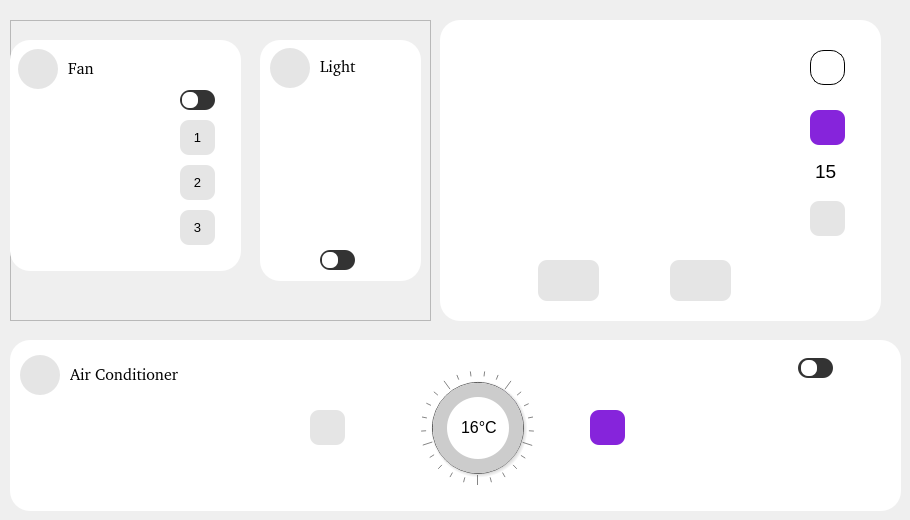
    <widget class="QWidget" name="page">
     <widget class="QFrame" name="frame_7">
      <property name="geometry">
       <rect>
        <x>440</x>
        <y>20</y>
        <width>441</width>
        <height>301</height>
       </rect>
      </property>
      <property name="styleSheet">
       <string notr="true">background-color: #fff;
border-radius: 20px;</string>
      </property>
      <property name="frameShape">
       <enum>QFrame::StyledPanel</enum>
      </property>
      <property name="frameShadow">
       <enum>QFrame::Raised</enum>
      </property>
      <widget class="QLabel" name="label_4">
       <property name="geometry">
        <rect>
         <x>30</x>
         <y>30</y>
         <width>341</width>
         <height>211</height>
        </rect>
       </property>
       <property name="text">
        <string/>
       </property>
       <property name="pixmap">
        <pixmap>C:/Users/Administrator/Downloads/tivi (1).jpg</pixmap>
       </property>
      </widget>
      <widget class="QPushButton" name="btn_on_tivi">
       <property name="geometry">
        <rect>
         <x>370</x>
         <y>30</y>
         <width>35</width>
         <height>35</height>
        </rect>
       </property>
       <property name="font">
        <font>
         <pointsize>9</pointsize>
        </font>
       </property>
       <property name="styleSheet">
        <string notr="true">border:1px solid #000;
border-radius:14px;
background-color: #fff;</string>
       </property>
       <property name="text">
        <string/>
       </property>
       <property name="icon">
        <iconset resource="rsc.qrc">
         <normaloff>:/icon/icon/power.svg</normaloff>:/icon/icon/power.svg</iconset>
       </property>
       <property name="iconSize">
        <size>
         <width>20</width>
         <height>20</height>
        </size>
       </property>
      </widget>
      <widget class="QPushButton" name="lb_prechannel_living">
       <property name="geometry">
        <rect>
         <x>98</x>
         <y>240</y>
         <width>61</width>
         <height>41</height>
        </rect>
       </property>
       <property name="font">
        <font>
         <pointsize>9</pointsize>
        </font>
       </property>
       <property name="styleSheet">
        <string notr="true">background:#e5e5e5;
border-radius:9px;</string>
       </property>
       <property name="text">
        <string/>
       </property>
       <property name="icon">
        <iconset resource="rsc.qrc">
         <normaloff>:/icon/icon/chevrons-left.svg</normaloff>:/icon/icon/chevrons-left.svg</iconset>
       </property>
       <property name="iconSize">
        <size>
         <width>25</width>
         <height>25</height>
        </size>
       </property>
      </widget>
      <widget class="QPushButton" name="btn_up_voltivi">
       <property name="geometry">
        <rect>
         <x>370</x>
         <y>90</y>
         <width>35</width>
         <height>35</height>
        </rect>
       </property>
       <property name="font">
        <font>
         <pointsize>9</pointsize>
        </font>
       </property>
       <property name="styleSheet">
        <string notr="true">background:#8624db;
border-radius:9px;</string>
       </property>
       <property name="text">
        <string/>
       </property>
       <property name="icon">
        <iconset resource="rsc.qrc">
         <normaloff>:/icon/icon/chevron-up.svg</normaloff>:/icon/icon/chevron-up.svg</iconset>
       </property>
       <property name="iconSize">
        <size>
         <width>20</width>
         <height>20</height>
        </size>
       </property>
      </widget>
      <widget class="QPushButton" name="btn_down_voltivi">
       <property name="geometry">
        <rect>
         <x>370</x>
         <y>181</y>
         <width>35</width>
         <height>35</height>
        </rect>
       </property>
       <property name="font">
        <font>
         <pointsize>9</pointsize>
        </font>
       </property>
       <property name="styleSheet">
        <string notr="true">background:#e5e5e5;
border-radius:9px;</string>
       </property>
       <property name="text">
        <string/>
       </property>
       <property name="icon">
        <iconset resource="rsc.qrc">
         <normaloff>:/icon/icon/chevron-down.svg</normaloff>:/icon/icon/chevron-down.svg</iconset>
       </property>
       <property name="iconSize">
        <size>
         <width>16</width>
         <height>16</height>
        </size>
       </property>
      </widget>
      <widget class="QLabel" name="lb_vol_tivi">
       <property name="geometry">
        <rect>
         <x>375</x>
         <y>134</y>
         <width>31</width>
         <height>35</height>
        </rect>
       </property>
       <property name="font">
        <font>
         <pointsize>14</pointsize>
        </font>
       </property>
       <property name="text">
        <string>15</string>
       </property>
       <property name="textFormat">
        <enum>Qt::MarkdownText</enum>
       </property>
       <property name="margin">
        <number>0</number>
       </property>
      </widget>
      <widget class="QPushButton" name="lb_nextchannel_living">
       <property name="geometry">
        <rect>
         <x>230</x>
         <y>240</y>
         <width>61</width>
         <height>41</height>
        </rect>
       </property>
       <property name="font">
        <font>
         <pointsize>9</pointsize>
        </font>
       </property>
       <property name="styleSheet">
        <string notr="true">background:#e5e5e5;
border-radius:9px;</string>
       </property>
       <property name="text">
        <string/>
       </property>
       <property name="icon">
        <iconset resource="rsc.qrc">
         <normaloff>:/icon/icon/chevrons-right.svg</normaloff>:/icon/icon/chevrons-right.svg</iconset>
       </property>
       <property name="iconSize">
        <size>
         <width>25</width>
         <height>25</height>
        </size>
       </property>
      </widget>
      <widget class="QLabel" name="label_3">
       <property name="geometry">
        <rect>
         <x>42</x>
         <y>42</y>
         <width>294</width>
         <height>160</height>
        </rect>
       </property>
       <property name="styleSheet">
        <string notr="true">border-radius: 0px;</string>
       </property>
       <property name="text">
        <string/>
       </property>
      </widget>
     </widget>
     <widget class="QFrame" name="frame_8">
      <property name="geometry">
       <rect>
        <x>10</x>
        <y>20</y>
        <width>421</width>
        <height>301</height>
       </rect>
      </property>
      <property name="frameShape">
       <enum>QFrame::StyledPanel</enum>
      </property>
      <property name="frameShadow">
       <enum>QFrame::Raised</enum>
      </property>
      <widget class="QFrame" name="frame_9">
       <property name="geometry">
        <rect>
         <x>0</x>
         <y>20</y>
         <width>231</width>
         <height>231</height>
        </rect>
       </property>
       <property name="styleSheet">
        <string notr="true">background-color: #fff;
border-radius: 20px;</string>
       </property>
       <property name="frameShape">
        <enum>QFrame::StyledPanel</enum>
       </property>
       <property name="frameShadow">
        <enum>QFrame::Raised</enum>
       </property>
       <widget class="QPushButton" name="btn_fan_living">
        <property name="geometry">
         <rect>
          <x>172</x>
          <y>52</y>
          <width>16</width>
          <height>16</height>
         </rect>
        </property>
        <property name="styleSheet">
         <string notr="true">border-radius:7px;
background-color: #fff;</string>
        </property>
        <property name="text">
         <string/>
        </property>
       </widget>
       <widget class="QLabel" name="lb_fan_living">
        <property name="geometry">
         <rect>
          <x>170</x>
          <y>50</y>
          <width>35</width>
          <height>20</height>
         </rect>
        </property>
        <property name="styleSheet">
         <string notr="true">background:#333;
border-radius:10px;</string>
        </property>
        <property name="text">
         <string/>
        </property>
       </widget>
       <widget class="QLabel" name="lb_img_fan_living">
        <property name="geometry">
         <rect>
          <x>14</x>
          <y>70</y>
          <width>141</width>
          <height>138</height>
         </rect>
        </property>
        <property name="styleSheet">
         <string notr="true">image: url(:/img/img/fan_off.png)</string>
        </property>
        <property name="text">
         <string/>
        </property>
       </widget>
       <widget class="QPushButton" name="btn_mode1_fan_living">
        <property name="geometry">
         <rect>
          <x>170</x>
          <y>80</y>
          <width>35</width>
          <height>35</height>
         </rect>
        </property>
        <property name="font">
         <font>
          <pointsize>10</pointsize>
         </font>
        </property>
        <property name="styleSheet">
         <string notr="true">background-color:#e5e5e5;
color: #000;
border-radius:9px;</string>
        </property>
        <property name="text">
         <string>1</string>
        </property>
        <property name="iconSize">
         <size>
          <width>20</width>
          <height>20</height>
         </size>
        </property>
       </widget>
       <widget class="QPushButton" name="btn_mode2_fan_living">
        <property name="geometry">
         <rect>
          <x>170</x>
          <y>125</y>
          <width>35</width>
          <height>35</height>
         </rect>
        </property>
        <property name="font">
         <font>
          <pointsize>10</pointsize>
         </font>
        </property>
        <property name="styleSheet">
         <string notr="true">background-color:#e5e5e5;
color: #000;
border-radius:9px;</string>
        </property>
        <property name="text">
         <string>2</string>
        </property>
        <property name="iconSize">
         <size>
          <width>20</width>
          <height>20</height>
         </size>
        </property>
       </widget>
       <widget class="QPushButton" name="btn_mode3_fan_living">
        <property name="geometry">
         <rect>
          <x>170</x>
          <y>170</y>
          <width>35</width>
          <height>35</height>
         </rect>
        </property>
        <property name="font">
         <font>
          <pointsize>10</pointsize>
         </font>
        </property>
        <property name="styleSheet">
         <string notr="true">background-color:#e5e5e5;
color: #000;
border-radius:9px;</string>
        </property>
        <property name="text">
         <string>3</string>
        </property>
        <property name="iconSize">
         <size>
          <width>20</width>
          <height>20</height>
         </size>
        </property>
       </widget>
       <widget class="QFrame" name="frame_32">
        <property name="geometry">
         <rect>
          <x>8</x>
          <y>4</y>
          <width>111</width>
          <height>51</height>
         </rect>
        </property>
        <property name="frameShape">
         <enum>QFrame::StyledPanel</enum>
        </property>
        <property name="frameShadow">
         <enum>QFrame::Raised</enum>
        </property>
        <widget class="QLabel" name="label_53">
         <property name="geometry">
          <rect>
           <x>0</x>
           <y>5</y>
           <width>40</width>
           <height>40</height>
          </rect>
         </property>
         <property name="styleSheet">
          <string notr="true">background-color: #e5e5e5;
border-radius:20px;</string>
         </property>
         <property name="text">
          <string/>
         </property>
        </widget>
        <widget class="QLabel" name="label_54">
         <property name="geometry">
          <rect>
           <x>10</x>
           <y>15</y>
           <width>21</width>
           <height>21</height>
          </rect>
         </property>
         <property name="styleSheet">
          <string notr="true">background-color: #e5e5e5;</string>
         </property>
         <property name="text">
          <string/>
         </property>
         <property name="pixmap">
          <pixmap resource="rsc.qrc">:/img/img/fan.png</pixmap>
         </property>
        </widget>
        <widget class="QLabel" name="label_55">
         <property name="geometry">
          <rect>
           <x>50</x>
           <y>14</y>
           <width>31</width>
           <height>20</height>
          </rect>
         </property>
         <property name="font">
          <font>
           <family>#9Slide03 Ample</family>
           <pointsize>12</pointsize>
          </font>
         </property>
         <property name="text">
          <string>Fan</string>
         </property>
        </widget>
       </widget>
       <zorder>lb_fan_living</zorder>
       <zorder>btn_fan_living</zorder>
       <zorder>lb_img_fan_living</zorder>
       <zorder>btn_mode1_fan_living</zorder>
       <zorder>btn_mode2_fan_living</zorder>
       <zorder>btn_mode3_fan_living</zorder>
       <zorder>frame_32</zorder>
      </widget>
      <widget class="QFrame" name="frame_10">
       <property name="geometry">
        <rect>
         <x>250</x>
         <y>20</y>
         <width>161</width>
         <height>241</height>
        </rect>
       </property>
       <property name="styleSheet">
        <string notr="true">background-color: #fff;
border-radius: 20px;</string>
       </property>
       <property name="frameShape">
        <enum>QFrame::StyledPanel</enum>
       </property>
       <property name="frameShadow">
        <enum>QFrame::Raised</enum>
       </property>
       <widget class="QPushButton" name="btn_light_living">
        <property name="geometry">
         <rect>
          <x>62</x>
          <y>212</y>
          <width>16</width>
          <height>16</height>
         </rect>
        </property>
        <property name="styleSheet">
         <string notr="true">border-radius:7px;
background-color: #fff;</string>
        </property>
        <property name="text">
         <string/>
        </property>
       </widget>
       <widget class="QLabel" name="lb_light_living">
        <property name="geometry">
         <rect>
          <x>60</x>
          <y>210</y>
          <width>35</width>
          <height>20</height>
         </rect>
        </property>
        <property name="styleSheet">
         <string notr="true">background:#333;
border-radius:10px;</string>
        </property>
        <property name="text">
         <string/>
        </property>
       </widget>
       <widget class="QLabel" name="lb_img_light_living">
        <property name="geometry">
         <rect>
          <x>10</x>
          <y>50</y>
          <width>141</width>
          <height>141</height>
         </rect>
        </property>
        <property name="styleSheet">
         <string notr="true">image: url(:/img/img/lamp_off.png)</string>
        </property>
        <property name="text">
         <string/>
        </property>
       </widget>
       <widget class="QFrame" name="frame_31">
        <property name="geometry">
         <rect>
          <x>10</x>
          <y>3</y>
          <width>111</width>
          <height>51</height>
         </rect>
        </property>
        <property name="frameShape">
         <enum>QFrame::StyledPanel</enum>
        </property>
        <property name="frameShadow">
         <enum>QFrame::Raised</enum>
        </property>
        <widget class="QLabel" name="label_50">
         <property name="geometry">
          <rect>
           <x>0</x>
           <y>5</y>
           <width>40</width>
           <height>40</height>
          </rect>
         </property>
         <property name="styleSheet">
          <string notr="true">background-color: #e5e5e5;
border-radius:20px;</string>
         </property>
         <property name="text">
          <string/>
         </property>
        </widget>
        <widget class="QLabel" name="label_51">
         <property name="geometry">
          <rect>
           <x>10</x>
           <y>15</y>
           <width>21</width>
           <height>21</height>
          </rect>
         </property>
         <property name="styleSheet">
          <string notr="true">background-color: #e5e5e5;</string>
         </property>
         <property name="text">
          <string/>
         </property>
         <property name="pixmap">
          <pixmap resource="rsc.qrc">:/img/img/light-bulb.png</pixmap>
         </property>
        </widget>
        <widget class="QLabel" name="label_52">
         <property name="geometry">
          <rect>
           <x>50</x>
           <y>7</y>
           <width>51</width>
           <height>31</height>
          </rect>
         </property>
         <property name="font">
          <font>
           <family>#9Slide03 Ample</family>
           <pointsize>12</pointsize>
          </font>
         </property>
         <property name="text">
          <string>Light</string>
         </property>
        </widget>
       </widget>
       <zorder>lb_light_living</zorder>
       <zorder>btn_light_living</zorder>
       <zorder>lb_img_light_living</zorder>
       <zorder>frame_31</zorder>
      </widget>
     </widget>
     <widget class="QFrame" name="frame_33">
      <property name="geometry">
       <rect>
        <x>10</x>
        <y>340</y>
        <width>891</width>
        <height>171</height>
       </rect>
      </property>
      <property name="font">
       <font>
        <pointsize>12</pointsize>
       </font>
      </property>
      <property name="styleSheet">
       <string notr="true">background-color: #fff;
border-radius: 20px;</string>
      </property>
      <property name="frameShape">
       <enum>QFrame::StyledPanel</enum>
      </property>
      <property name="frameShadow">
       <enum>QFrame::Raised</enum>
      </property>
      <widget class="QPushButton" name="btn_up_air_living">
       <property name="geometry">
        <rect>
         <x>580</x>
         <y>70</y>
         <width>35</width>
         <height>35</height>
        </rect>
       </property>
       <property name="font">
        <font>
         <pointsize>9</pointsize>
        </font>
       </property>
       <property name="styleSheet">
        <string notr="true">background:#8624db;
border-radius:9px;</string>
       </property>
       <property name="text">
        <string/>
       </property>
       <property name="icon">
        <iconset resource="rsc.qrc">
         <normaloff>:/icon/icon/plus.svg</normaloff>:/icon/icon/plus.svg</iconset>
       </property>
       <property name="iconSize">
        <size>
         <width>16</width>
         <height>16</height>
        </size>
       </property>
      </widget>
      <widget class="QPushButton" name="btn_down_air_living">
       <property name="geometry">
        <rect>
         <x>300</x>
         <y>70</y>
         <width>35</width>
         <height>35</height>
        </rect>
       </property>
       <property name="font">
        <font>
         <pointsize>9</pointsize>
        </font>
       </property>
       <property name="styleSheet">
        <string notr="true">background:#e5e5e5;
border-radius:9px;</string>
       </property>
       <property name="text">
        <string/>
       </property>
       <property name="icon">
        <iconset resource="rsc.qrc">
         <normaloff>:/icon/icon/minus.svg</normaloff>:/icon/icon/minus.svg</iconset>
       </property>
       <property name="iconSize">
        <size>
         <width>16</width>
         <height>16</height>
        </size>
       </property>
      </widget>
      <widget class="QFrame" name="frame_34">
       <property name="geometry">
        <rect>
         <x>423</x>
         <y>43</y>
         <width>90</width>
         <height>90</height>
        </rect>
       </property>
       <property name="styleSheet">
        <string notr="true">background-color: #ccc;
border-radius: 44px;</string>
       </property>
       <property name="frameShape">
        <enum>QFrame::StyledPanel</enum>
       </property>
       <property name="frameShadow">
        <enum>QFrame::Raised</enum>
       </property>
       <widget class="QFrame" name="frame_35">
        <property name="geometry">
         <rect>
          <x>0</x>
          <y>0</y>
          <width>90</width>
          <height>90</height>
         </rect>
        </property>
        <property name="styleSheet">
         <string notr="true">background-color: qconicalgradient(cx:0.5, cy:0.5, angle:90, stop:0.749 rgba(255, 85, 0, 0), stop:0.75 rgba(85, 0, 255, 255));
border-radius: 44px;</string>
        </property>
        <property name="frameShape">
         <enum>QFrame::StyledPanel</enum>
        </property>
        <property name="frameShadow">
         <enum>QFrame::Raised</enum>
        </property>
        <widget class="QFrame" name="frame_36">
         <property name="geometry">
          <rect>
           <x>14</x>
           <y>14</y>
           <width>62</width>
           <height>62</height>
          </rect>
         </property>
         <property name="styleSheet">
          <string notr="true">border-radius: 31px;
background-color: #fff;</string>
         </property>
         <property name="frameShape">
          <enum>QFrame::StyledPanel</enum>
         </property>
         <property name="frameShadow">
          <enum>QFrame::Raised</enum>
         </property>
         <widget class="QLabel" name="label_56">
          <property name="geometry">
           <rect>
            <x>8</x>
            <y>20</y>
            <width>51</width>
            <height>20</height>
           </rect>
          </property>
          <property name="font">
           <font>
            <pointsize>12</pointsize>
           </font>
          </property>
          <property name="text">
           <string>16°C</string>
          </property>
         </widget>
        </widget>
       </widget>
      </widget>
      <widget class="QDial" name="dial_3">
       <property name="geometry">
        <rect>
         <x>410</x>
         <y>30</y>
         <width>115</width>
         <height>115</height>
        </rect>
       </property>
       <property name="wrapping">
        <bool>true</bool>
       </property>
       <property name="notchesVisible">
        <bool>true</bool>
       </property>
      </widget>
      <widget class="QLabel" name="lb_air_living">
       <property name="geometry">
        <rect>
         <x>788</x>
         <y>18</y>
         <width>35</width>
         <height>20</height>
        </rect>
       </property>
       <property name="styleSheet">
        <string notr="true">background:#333;
border-radius:10px;</string>
       </property>
       <property name="text">
        <string/>
       </property>
      </widget>
      <widget class="QPushButton" name="btn_air_living">
       <property name="geometry">
        <rect>
         <x>791</x>
         <y>20</y>
         <width>16</width>
         <height>16</height>
        </rect>
       </property>
       <property name="styleSheet">
        <string notr="true">border-radius:7px;
background-color: #fff;</string>
       </property>
       <property name="text">
        <string/>
       </property>
      </widget>
      <widget class="QFrame" name="frame_37">
       <property name="geometry">
        <rect>
         <x>10</x>
         <y>10</y>
         <width>221</width>
         <height>51</height>
        </rect>
       </property>
       <property name="frameShape">
        <enum>QFrame::StyledPanel</enum>
       </property>
       <property name="frameShadow">
        <enum>QFrame::Raised</enum>
       </property>
       <widget class="QLabel" name="label_58">
        <property name="geometry">
         <rect>
          <x>0</x>
          <y>5</y>
          <width>40</width>
          <height>40</height>
         </rect>
        </property>
        <property name="styleSheet">
         <string notr="true">background-color: #e5e5e5;
border-radius:20px;</string>
        </property>
        <property name="text">
         <string/>
        </property>
       </widget>
       <widget class="QLabel" name="label_59">
        <property name="geometry">
         <rect>
          <x>10</x>
          <y>15</y>
          <width>21</width>
          <height>21</height>
         </rect>
        </property>
        <property name="styleSheet">
         <string notr="true">background-color: #e5e5e5;</string>
        </property>
        <property name="text">
         <string/>
        </property>
        <property name="pixmap">
         <pixmap resource="rsc.qrc">:/img/img/air-conditioner.png</pixmap>
        </property>
       </widget>
       <widget class="QLabel" name="label_60">
        <property name="geometry">
         <rect>
          <x>50</x>
          <y>14</y>
          <width>151</width>
          <height>20</height>
         </rect>
        </property>
        <property name="font">
         <font>
          <family>#9Slide03 Ample</family>
          <pointsize>12</pointsize>
         </font>
        </property>
        <property name="text">
         <string>Air Conditioner</string>
        </property>
       </widget>
      </widget>
      <widget class="QFrame" name="frame_38">
       <property name="geometry">
        <rect>
         <x>423</x>
         <y>43</y>
         <width>90</width>
         <height>90</height>
        </rect>
       </property>
       <property name="styleSheet">
        <string notr="true">background-color: #ccc;
border-radius: 44px;</string>
       </property>
       <property name="frameShape">
        <enum>QFrame::StyledPanel</enum>
       </property>
       <property name="frameShadow">
        <enum>QFrame::Raised</enum>
       </property>
       <widget class="QFrame" name="fr_per_air_living">
        <property name="geometry">
         <rect>
          <x>0</x>
          <y>0</y>
          <width>90</width>
          <height>90</height>
         </rect>
        </property>
        <property name="styleSheet">
         <string notr="true">background-color: qconicalgradient(cx:0.5, cy:0.5, angle:90, stop:0.999 rgba(255, 85, 0, 0), stop:1 rgba(85, 0, 255, 255));
border-radius: 44px;</string>
        </property>
        <property name="frameShape">
         <enum>QFrame::StyledPanel</enum>
        </property>
        <property name="frameShadow">
         <enum>QFrame::Raised</enum>
        </property>
        <widget class="QFrame" name="frame_40">
         <property name="geometry">
          <rect>
           <x>14</x>
           <y>14</y>
           <width>62</width>
           <height>62</height>
          </rect>
         </property>
         <property name="styleSheet">
          <string notr="true">border-radius: 31px;
background-color: #fff;</string>
         </property>
         <property name="frameShape">
          <enum>QFrame::StyledPanel</enum>
         </property>
         <property name="frameShadow">
          <enum>QFrame::Raised</enum>
         </property>
         <widget class="QLabel" name="lb_per_air_living">
          <property name="geometry">
           <rect>
            <x>14</x>
            <y>20</y>
            <width>41</width>
            <height>20</height>
           </rect>
          </property>
          <property name="font">
           <font>
            <pointsize>12</pointsize>
           </font>
          </property>
          <property name="text">
           <string>16°C</string>
          </property>
         </widget>
        </widget>
       </widget>
      </widget>
     </widget>
    </widget>
